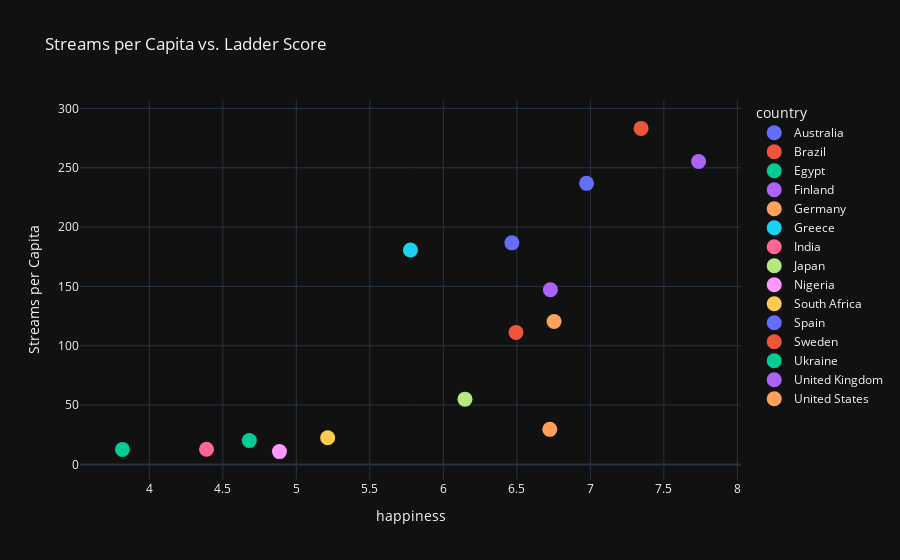

Write notebook code for a chart like this one.
### Code cell
fig = px.scatter(
    merged_df,
    x='happiness',
    y='streams_per_capita',
    hover_name='country',
    title='Streams per Capita vs. Ladder Score',
    template='plotly_dark',
    labels={
        'streams_per_capita': 'Streams per Capita',
        'Ladder score': 'Ladder Score'
    },
    #trendline='ols',
    color='country'
)
fig.update_traces(marker=dict(size=15))

fig.show()

### Figure 1 — Plotly figure (JSON) as saved in the notebook; plotly's stock layout.template omitted (floating-point values rounded to 4 significant figures)
{"data": [{"hovertemplate": "<b>%{hovertext}</b><br><br>country=Australia<br>happiness=%{x}<br>Streams per Capita=%{y}<extra></extra>", "hovertext": ["Australia"], "legendgroup": "Australia", "marker": {"color": "#636efa", "size": 15, "symbol": "circle"}, "mode": "markers", "name": "Australia", "orientation": "v", "showlegend": true, "type": "scatter", "x": [6.974], "xaxis": "x", "y": [236.9], "yaxis": "y"}, {"hovertemplate": "<b>%{hovertext}</b><br><br>country=Brazil<br>happiness=%{x}<br>Streams per Capita=%{y}<extra></extra>", "hovertext": ["Brazil"], "legendgroup": "Brazil", "marker": {"color": "#EF553B", "size": 15, "symbol": "circle"}, "mode": "markers", "name": "Brazil", "orientation": "v", "showlegend": true, "type": "scatter", "x": [6.494], "xaxis": "x", "y": [111.3], "yaxis": "y"}, {"hovertemplate": "<b>%{hovertext}</b><br><br>country=Egypt<br>happiness=%{x}<br>Streams per Capita=%{y}<extra></extra>", "hovertext": ["Egypt"], "legendgroup": "Egypt", "marker": {"color": "#00cc96", "size": 15, "symbol": "circle"}, "mode": "markers", "name": "Egypt", "orientation": "v", "showlegend": true, "type": "scatter", "x": [3.817], "xaxis": "x", "y": [12.62], "yaxis": "y"}, {"hovertemplate": "<b>%{hovertext}</b><br><br>country=Finland<br>happiness=%{x}<br>Streams per Capita=%{y}<extra></extra>", "hovertext": ["Finland"], "legendgroup": "Finland", "marker": {"color": "#ab63fa", "size": 15, "symbol": "circle"}, "mode": "markers", "name": "Finland", "orientation": "v", "showlegend": true, "type": "scatter", "x": [7.736], "xaxis": "x", "y": [255.3], "yaxis": "y"}, {"hovertemplate": "<b>%{hovertext}</b><br><br>country=Germany<br>happiness=%{x}<br>Streams per Capita=%{y}<extra></extra>", "hovertext": ["Germany"], "legendgroup": "Germany", "marker": {"color": "#FFA15A", "size": 15, "symbol": "circle"}, "mode": "markers", "name": "Germany", "orientation": "v", "showlegend": true, "type": "scatter", "x": [6.753], "xaxis": "x", "y": [120.5], "yaxis": "y"}, {"hovertemplate": "<b>%{hovertext}</b><br><br>country=Greece<br>happiness=%{x}<br>Streams per Capita=%{y}<extra></extra>", "hovertext": ["Greece"], "legendgroup": "Greece", "marker": {"color": "#19d3f3", "size": 15, "symbol": "circle"}, "mode": "markers", "name": "Greece", "orientation": "v", "showlegend": true, "type": "scatter", "x": [5.776], "xaxis": "x", "y": [180.7], "yaxis": "y"}, {"hovertemplate": "<b>%{hovertext}</b><br><br>country=India<br>happiness=%{x}<br>Streams per Capita=%{y}<extra></extra>", "hovertext": ["India"], "legendgroup": "India", "marker": {"color": "#FF6692", "size": 15, "symbol": "circle"}, "mode": "markers", "name": "India", "orientation": "v", "showlegend": true, "type": "scatter", "x": [4.389], "xaxis": "x", "y": [12.79], "yaxis": "y"}, {"hovertemplate": "<b>%{hovertext}</b><br><br>country=Japan<br>happiness=%{x}<br>Streams per Capita=%{y}<extra></extra>", "hovertext": ["Japan"], "legendgroup": "Japan", "marker": {"color": "#B6E880", "size": 15, "symbol": "circle"}, "mode": "markers", "name": "Japan", "orientation": "v", "showlegend": true, "type": "scatter", "x": [6.147], "xaxis": "x", "y": [54.98], "yaxis": "y"}, {"hovertemplate": "<b>%{hovertext}</b><br><br>country=Nigeria<br>happiness=%{x}<br>Streams per Capita=%{y}<extra></extra>", "hovertext": ["Nigeria"], "legendgroup": "Nigeria", "marker": {"color": "#FF97FF", "size": 15, "symbol": "circle"}, "mode": "markers", "name": "Nigeria", "orientation": "v", "showlegend": true, "type": "scatter", "x": [4.885], "xaxis": "x", "y": [10.75], "yaxis": "y"}, {"hovertemplate": "<b>%{hovertext}</b><br><br>country=South Africa<br>happiness=%{x}<br>Streams per Capita=%{y}<extra></extra>", "hovertext": ["South Africa"], "legendgroup": "South Africa", "marker": {"color": "#FECB52", "size": 15, "symbol": "circle"}, "mode": "markers", "name": "South Africa", "orientation": "v", "showlegend": true, "type": "scatter", "x": [5.213], "xaxis": "x", "y": [22.46], "yaxis": "y"}, {"hovertemplate": "<b>%{hovertext}</b><br><br>country=Spain<br>happiness=%{x}<br>Streams per Capita=%{y}<extra></extra>", "hovertext": ["Spain"], "legendgroup": "Spain", "marker": {"color": "#636efa", "size": 15, "symbol": "circle"}, "mode": "markers", "name": "Spain", "orientation": "v", "showlegend": true, "type": "scatter", "x": [6.466], "xaxis": "x", "y": [186.7], "yaxis": "y"}, {"hovertemplate": "<b>%{hovertext}</b><br><br>country=Sweden<br>happiness=%{x}<br>Streams per Capita=%{y}<extra></extra>", "hovertext": ["Sweden"], "legendgroup": "Sweden", "marker": {"color": "#EF553B", "size": 15, "symbol": "circle"}, "mode": "markers", "name": "Sweden", "orientation": "v", "showlegend": true, "type": "scatter", "x": [7.345], "xaxis": "x", "y": [283.2], "yaxis": "y"}, {"hovertemplate": "<b>%{hovertext}</b><br><br>country=Ukraine<br>happiness=%{x}<br>Streams per Capita=%{y}<extra></extra>", "hovertext": ["Ukraine"], "legendgroup": "Ukraine", "marker": {"color": "#00cc96", "size": 15, "symbol": "circle"}, "mode": "markers", "name": "Ukraine", "orientation": "v", "showlegend": true, "type": "scatter", "x": [4.68], "xaxis": "x", "y": [20.06], "yaxis": "y"}, {"hovertemplate": "<b>%{hovertext}</b><br><br>country=United Kingdom<br>happiness=%{x}<br>Streams per Capita=%{y}<extra></extra>", "hovertext": ["United Kingdom"], "legendgroup": "United Kingdom", "marker": {"color": "#ab63fa", "size": 15, "symbol": "circle"}, "mode": "markers", "name": "United Kingdom", "orientation": "v", "showlegend": true, "type": "scatter", "x": [6.728], "xaxis": "x", "y": [147.2], "yaxis": "y"}, {"hovertemplate": "<b>%{hovertext}</b><br><br>country=United States<br>happiness=%{x}<br>Streams per Capita=%{y}<extra></extra>", "hovertext": ["United States"], "legendgroup": "United States", "marker": {"color": "#FFA15A", "size": 15, "symbol": "circle"}, "mode": "markers", "name": "United States", "orientation": "v", "showlegend": true, "type": "scatter", "x": [6.724], "xaxis": "x", "y": [29.54], "yaxis": "y"}], "layout": {"legend": {"title": {"text": "country"}, "tracegroupgap": 0}, "title": {"text": "Streams per Capita vs. Ladder Score"}, "xaxis": {"anchor": "y", "domain": [0, 1], "title": {"text": "happiness"}}, "yaxis": {"anchor": "x", "domain": [0, 1], "title": {"text": "Streams per Capita"}}}}
